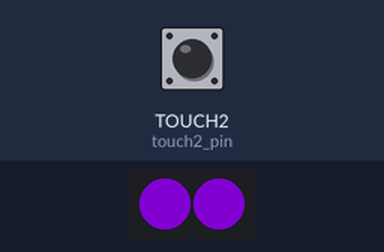
Simulated run of this program. Board: CircuitPython board. Parts: 2 RGB LEDs in strip order, left to right. The inputs (shaded band) are chosen by the test bench; at power-on: TOUCH2 (touch2_pin) LOW. Dim RGB values are drawn brighter than linear; USB keyboard and mouse output is not drawn; touch pads read as touched when driven HIGH; what the program prints to the serial console is not drawn.

Above: at 0.81 s.
Timing chart, 0 to 40.0 s (numbered marks = the images above):
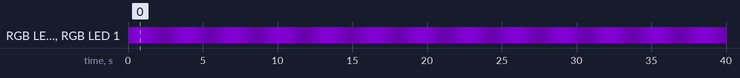

The program:

code.py
```python
#This sample code uses spotlight to open safari on macOS or iOS and navigate to a webpage
import time
import asyncio
import math

import board
import neopixel
import touchio
import usb_hid

from adafruit_hid.keyboard import Keyboard
from adafruit_hid.keyboard_layout_us import KeyboardLayoutUS
from adafruit_hid.keycode import Keycode

# Setup touch pin 2
touch2_pin = touchio.TouchIn(board.TOUCH2)
touch2_pin.threshold = 23000  # Adjust the threshold as needed

# Setup LED pixels
pixel_pin = board.EYES
num_pixels = 2
pixels = neopixel.NeoPixel(pixel_pin, num_pixels, auto_write=False)
deep_purple = (80, 0, 130)  # Adjusted RGB for a deeper purple
green = (0, 255, 0)         # RGB for green

# Initialize USB HID devices
keyboard = Keyboard(usb_hid.devices)
keyboard_layout = KeyboardLayoutUS(keyboard)

async def led_updater():
    while True:
        brightness = (math.sin(time.monotonic() * 2) + 1) / 2
        pixels.brightness = 0.4 + 0.6 * brightness  # Adjust brightness dynamically
        pixels.fill(deep_purple if not touch2_pin.value else green)
        pixels.show()
        await asyncio.sleep(0.05)

async def touch_loop():
    while True:
        if touch2_pin.value:
            print("Touch 2 Activated - Opening Safari")
            # Commands to open Spotlight and type Safari
            keyboard.press(Keycode.COMMAND, Keycode.SPACE)  # Command-Space to open Spotlight
            keyboard.release_all()
            await asyncio.sleep(0.5)
            keyboard_layout.write("safari\n")
            await asyncio.sleep(1)  # Wait for Safari to open

            # Ensure focus on the address bar
            keyboard.press(Keycode.COMMAND, Keycode.L)  # Command-L to focus the address bar
            keyboard.release_all()
            await asyncio.sleep(0.5)

            # Type the URL and press Enter
            url = "https://deepnet.store/pages/dn_key_s3"
            for char in url:
                keyboard_layout.write(char)
                await asyncio.sleep(0.001)  # Small delay between characters to ensure they are registered
            keyboard.press(Keycode.RETURN)
            keyboard.release_all()

            await asyncio.sleep(2)  # Allow some time for the page to load
            while touch2_pin.value:
                await asyncio.sleep(0.1)  # Hold until the touch is released

        await asyncio.sleep(0.1)  # Check touch state every 0.1 seconds

async def main():
    tasks = [
        asyncio.create_task(led_updater()),
        asyncio.create_task(touch_loop())
    ]
    await asyncio.gather(*tasks)

print("Starting")
asyncio.run(main())
```
